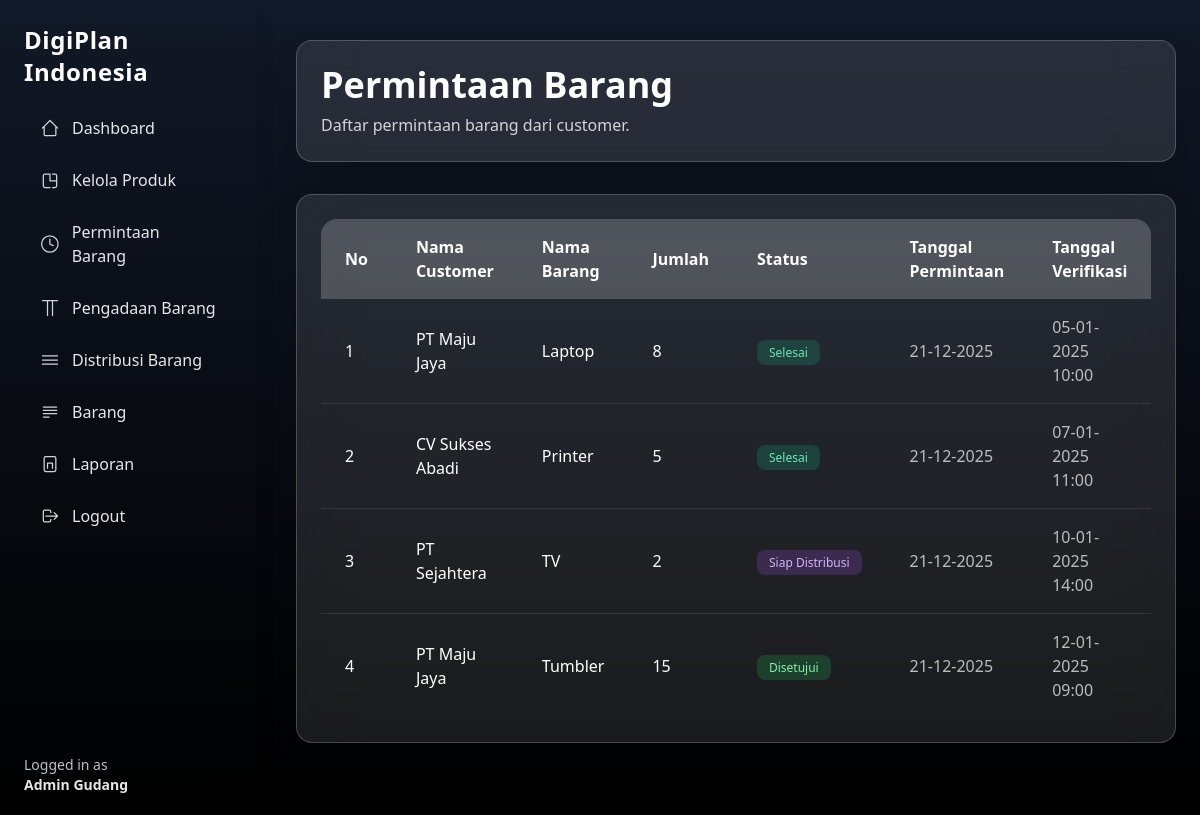
Page /admin/item-request.php (signed in) on the committed database.
### tables this page shows
CREATE TABLE permintaan_barang (
  id INT AUTO_INCREMENT PRIMARY KEY,
  kode_permintaan VARCHAR(50) UNIQUE,
  user_id INT,
  nama_barang VARCHAR(100),
  merk VARCHAR(100),
  warna VARCHAR(100),
  jumlah INT,
  status ENUM(
    'diajukan','ditolak','dibatalkan',
    'disetujui','dalam_pengadaan',
    'siap_distribusi','selesai'
  ),
  admin_id INT,
  tanggal_verifikasi DATETIME,
  catatan_admin TEXT,
  created_at TIMESTAMP DEFAULT CURRENT_TIMESTAMP,
  deleted_at DATETIME DEFAULT NULL,
  FOREIGN KEY (user_id) REFERENCES users(id),
  FOREIGN KEY (admin_id) REFERENCES users(id)
);

CREATE TABLE users (
  id INT AUTO_INCREMENT PRIMARY KEY,
  name VARCHAR(100),
  email VARCHAR(100) UNIQUE,
  password VARCHAR(255),
  role_id INT,
  created_at TIMESTAMP DEFAULT CURRENT_TIMESTAMP,
  deleted_at DATETIME DEFAULT NULL,
  FOREIGN KEY (role_id) REFERENCES roles(id)
);

### include/base-url.php (called while the page is built)
<?php
$base_url = "/digiplan_indonesia/";

### admin/item-request-func.php (called while the page is built, shortened)
<?php
require '../include/conn.php';
require '../include/base-url.php';
$sql = "
  SELECT
    pb.*,
    u.name AS nama_user
  FROM permintaan_barang pb
  JOIN users u ON pb.user_id = u.id
  ORDER BY pb.created_at DESC
";
$result = $conn->query($sql);

### admin/item-request.php (the view, shortened to what this page needs)
<?php
require 'item-request-func.php';
?>
<!DOCTYPE html>
<html lang="en">
<head>
  <script src="https://cdn.tailwindcss.com"></script>
</head>
<body class="bg-gradient-to-b from-gray-900 to-black overflow-x-hidden">
  <?php include '../include/layouts/sidebar-admin.php'; ?>
  <div class="flex min-h-screen">
    <main class="ml-64 p-10 w-full flex-1">
      <div class="max-w-7xl mx-auto">
        <div class="backdrop-blur-xl bg-white/10 border border-white/20 p-6 rounded-2xl shadow-2xl mb-8">
          <h1 class="text-4xl font-bold text-white mb-2">Permintaan Barang</h1>
          <p class="text-white/80">Daftar permintaan barang dari customer.</p>
        </div>
        <div class="backdrop-blur-xl bg-white/10 border border-white/20 rounded-2xl shadow-2xl mb-8 p-6">
          <div class="rounded-2xl overflow-x-auto">
            <table class="table-auto w-full">
              <thead>
                <tr class="bg-white/20 text-white text-left">
                  <th class="px-6 py-4">No</th>
                  <th class="px-6 py-4">Nama Customer</th>
                  <th class="px-6 py-4">Nama Barang</th>
                  <th class="px-6 py-4">Jumlah</th>
                  <th class="px-6 py-4">Status</th>
                  <th class="px-6 py-4">Tanggal Permintaan</th>
                  <th class="px-6 py-4">Tanggal Verifikasi</th>
                </tr>
              </thead>
              <tbody class="divide-y divide-white/10">
                <?php $no = 1;
                while ($row = $result->fetch_assoc()): ?>
                  <tr class="hover:bg-white/5">
                    <td class="px-6 py-4 text-white"><?= $no++ ?></td>
                    <td class="px-6 py-4 text-white"><?= htmlspecialchars($row['nama_user']) ?></td>
                    <td class="px-6 py-4 text-white"><?= htmlspecialchars($row['nama_barang']) ?></td>
                    <td class="px-6 py-4 text-white"><?= $row['jumlah'] ?></td>
                    <td class="px-6 py-4 capitalize">
                      <?php
                      switch ($row['status']) {
                        case 'disetujui':
                          echo "<span class='px-3 py-1 bg-green-500/20 text-green-300 rounded-lg text-xs whitespace-nowrap'>Disetujui</span>";
                          break;
                        case 'siap_distribusi':
                          echo "<span class='px-3 py-1 bg-purple-500/20 text-purple-300 rounded-lg text-xs whitespace-nowrap'>Siap Distribusi</span>";
                          break;
                        case 'selesai':
                          echo "<span class='px-3 py-1 bg-emerald-500/20 text-emerald-300 rounded-lg text-xs whitespace-nowrap'>Selesai</span>";
                          break;
                      }
                      ?>
                    </td>
                    <td class="px-6 py-4 text-white/70">
                      <?= date('d-m-Y', strtotime($row['created_at'])) ?>
                    </td>
                    <td class="px-6 py-4 text-white/70">
                      <?= $row['tanggal_verifikasi']
                        ? date('d-m-Y H:i', strtotime($row['tanggal_verifikasi']))
                        : 'Belum Diverifikasi'; ?>
                    </td>
                  </tr>
                <?php endwhile; ?>
              </tbody>
            </table>
          </div>
        </div>
      </div>
    </main>
  </div>
</body>
</html>

### include/layouts/sidebar-admin.php (shortened to what this page needs)
<aside class="w-64 min-h-screen bg-gradient-to-b from-gray-900 to-black text-gray-200 p-6 fixed shadow-xl">
  <h1 class="text-2xl font-bold mb-5 tracking-wide text-white">DigiPlan Indonesia</h1>
  <nav>
    <ul class="space-y-3">
      <li>
        <a href="<?= $base_url ?>admin/dashboard.php"
          class="flex items-center gap-3 px-4 py-2 rounded-xl transition
          hover:bg-white/10 hover:backdrop-blur-md">
          <svg xmlns="http://www.w3.org/2000/svg" class="w-5 h-5 text-gray-300" fill="none"
            viewBox="0 0 24 24" stroke="currentColor">
            <path stroke-linecap="round" stroke-linejoin="round" stroke-width="1.5"
              d="M3 12l2-2m0 0l7-7 7 7M5 10v10a1 1 0 001 1h3m10-11l2 2m-2-2v10a1 1 0 01-1 1h-3m-6 0h6" />
          </svg>
          Dashboard
        </a>
      </li>
      <li>
        <a href="<?= $base_url ?>admin/products.php"
          class="flex items-center gap-3 px-4 py-2 rounded-xl transition
          hover:bg-white/10 hover:backdrop-blur-md">
          Kelola Produk
        </a>
      </li>
      <li>
        <a href="<?= $base_url ?>admin/item-request.php"
          class="flex items-center gap-3 px-4 py-2 rounded-xl transition
          hover:bg-white/10 hover:backdrop-blur-md">
          <svg xmlns="http://www.w3.org/2000/svg" class="w-5 h-5 text-gray-300" fill="none"
            viewBox="0 0 24 24" stroke="currentColor">
            <path stroke-width="1.5" stroke-linecap="round" stroke-linejoin="round"
              d="M12 6v6l4 2m6-2a10 10 0 11-20 0 10 10 0 0120 0z" />
          </svg>
          Permintaan Barang
        </a>
      </li>
      <li>
        <a href="<?= $base_url ?>admin/procurement.php"
          class="flex items-center gap-3 px-4 py-2 rounded-xl transition
          hover:bg-white/10 hover:backdrop-blur-md">
          <svg xmlns="http://www.w3.org/2000/svg" class="w-5 h-5 text-gray-300" fill="none"
            viewBox="0 0 24 24" stroke="currentColor">
            <path stroke-width="1.5" stroke-linecap="round" stroke-linejoin="round"
              d="M3 3h18M9 3v18m6-18v18" />
          </svg>
          Pengadaan Barang
        </a>
      </li>
      <li>
        <a href="<?= $base_url ?>admin/distribution.php"
          class="flex items-center gap-3 px-4 py-2 rounded-xl transition
          hover:bg-white/10 hover:backdrop-blur-md">
          <svg xmlns="http://www.w3.org/2000/svg" class="w-5 h-5 text-gray-300" fill="none"
            viewBox="0 0 24 24" stroke="currentColor">
            <path stroke-width="1.5" stroke-linecap="round" stroke-linejoin="round"
              d="M3 7h18M3 12h18M3 17h18" />
          </svg>
          Distribusi Barang
        </a>
      </li>
      <li>
        <a href="<?= $base_url ?>admin/item.php"
          class="flex items-center gap-3 px-4 py-2 rounded-xl transition
          hover:bg-white/10 hover:backdrop-blur-md">
          <svg xmlns="http://www.w3.org/2000/svg" class="w-5 h-5 text-gray-300" fill="none"
            viewBox="0 0 24 24" stroke="currentColor">
            <path stroke-width="1.5" stroke-linecap="round" stroke-linejoin="round"
              d="M4 6h16M4 10h16M4 14h16M4 18h7" />
          </svg>
          Barang
        </a>
      </li>
      <li>
        <a href="<?= $base_url ?>admin/report.php"
          class="flex items-center gap-3 px-4 py-2 rounded-xl transition
          hover:bg-white/10 hover:backdrop-blur-md">
          <svg xmlns="http://www.w3.org/2000/svg" class="w-5 h-5 text-gray-300" fill="none"
            viewBox="0 0 24 24" stroke="currentColor">
            <path stroke-width="1.5" stroke-linecap="round" stroke-linejoin="round"
              d="M9 17v-6h6v6m-8 4h10a2 2 0 002-2V5a2 2 0 00-2-2H7a2 2 0 00-2 2v14a2 2 0 002 2z" />
          </svg>
          Laporan
        </a>
      </li>
      <li>
        <a href="<?= $base_url ?>auth/logout.php"
          class="flex items-center gap-3 px-4 py-2 rounded-xl transition
          hover:bg-white/10 hover:backdrop-blur-md">
          <svg xmlns="http://www.w3.org/2000/svg" class="w-5 h-5 text-gray-300" fill="none"
            viewBox="0 0 24 24" stroke="currentColor">
            <path stroke-linecap="round" stroke-linejoin="round" stroke-width="1.5"
              d="M17 16l4-4m0 0l-4-4m4 4H7m6 4v1a2 2 0 01-2 2H6a2 2 0 01-2-2V7a2 2 0 012-2h5a2 2 0 012 2v1" />
          </svg>
          Logout
        </a>
      </li>
    </ul>
  </nav>
  <div class="absolute bottom-5 left-6 text-sm opacity-90 text-gray-300">
    Logged in as <br>
    <span class="font-semibold text-white"><?= htmlspecialchars($_SESSION['name']); ?></span>
  </div>
</aside>

### rows in the picture
permintaan_barang: user.name "PT Maju Jaya", nama_barang "Laptop", jumlah "8", status "Selesai", created_at "21-12-2025", tanggal_verifikasi "05-01-2025 10:00"
permintaan_barang: user.name "CV Sukses Abadi", nama_barang "Printer", jumlah "5", status "Selesai", created_at "21-12-2025", tanggal_verifikasi "07-01-2025 11:00"
permintaan_barang: user.name "PT Sejahtera", nama_barang "TV", jumlah "2", status "Siap Distribusi", created_at "21-12-2025", tanggal_verifikasi "10-01-2025 14:00"
permintaan_barang: user.name "PT Maju Jaya", nama_barang "Tumbler", jumlah "15", status "Disetujui", created_at "21-12-2025", tanggal_verifikasi "12-01-2025 09:00"

### other values in the picture
$_SESSION['name'] "Admin Gudang"
